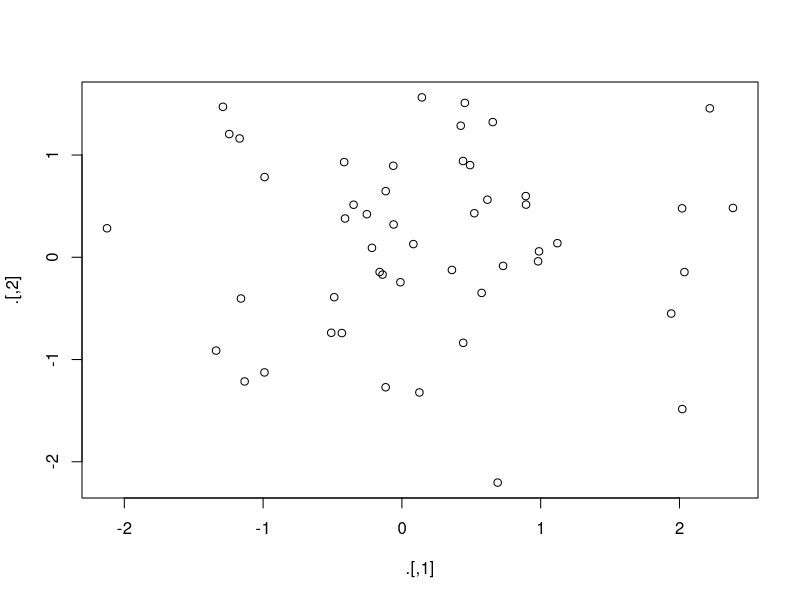
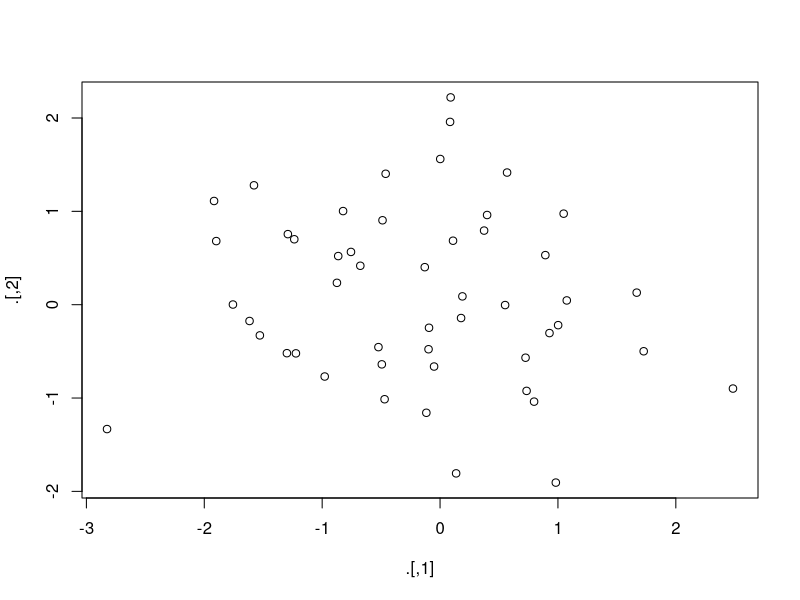

These charts were generated, in order, by the following R code:
## ---- chunk 1
library(magrittr)
rnorm(100) %>%
  matrix(ncol = 2) %>%
  plot() %>%
  str()

# Using the Tee pipe allows for seeing the data prior to plotting
rnorm(100) %>%
  matrix(ncol = 2) %T>%
  plot() %>%
  str()
## ---- chunk 2
# Output the correlation of `disp` to `mpg`
mtcars %$%
  cor(disp, mpg)
## ---- chunk 3
mtcars <- mtcars %>% 
  transform(cyl = cyl * 2)
## ---- chunk 4
mtcars %<>% transform(cyl = cyl * 2)
